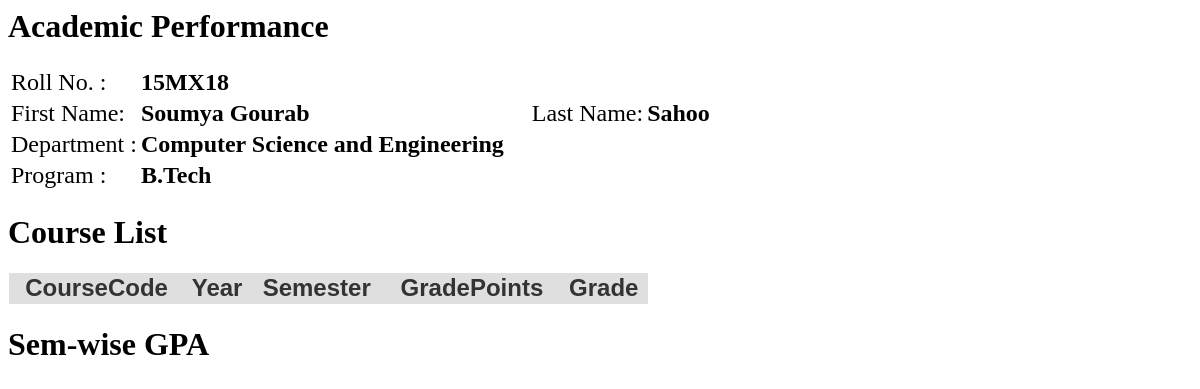
The app's page /profacad.php (signed in) with its own data.
### tables this page shows
CREATE TABLE `studentdetails` (
  `RollNo` varchar(15) NOT NULL,
  `FirstName` varchar(40) NOT NULL,
  `LastName` varchar(40) NOT NULL,
  `Dept` varchar(60) NOT NULL DEFAULT 'Computer Science and Engineering',
  `Program` varchar(60) NOT NULL DEFAULT 'B.Tech',
  `DateOfBirth` date NOT NULL,
  `BloodGroup` varchar(10) NOT NULL,
  `MobileParent` varchar(15) NOT NULL,
  `MobileStudent` varchar(15) NOT NULL,
  `Address` varchar(1024) NOT NULL,
  `ResStatus` varchar(30) NOT NULL,
  `Password` varchar(60) NOT NULL,
  `Active` int(11) NOT NULL DEFAULT '1',
  `ImageFile` varchar(100) NOT NULL DEFAULT 'dummy.jpg',
  `Email` varchar(60) NOT NULL
);

### profacad.php (the view, shortened to what this page needs)
<?php
$con = mysqli_connect("localhost","root","","courserec");
  $sql="SELECT * from studentdetails where RollNo='".$_SESSION["RollNo"]."'";
$ret=mysqli_query($con,$sql);
$count=mysqli_num_rows($ret);
echo "<div><h1>Academic Performance</h2><table id='content' style='font-size:24px;'>";
if($count==1){
	$row=mysqli_fetch_assoc($ret);
	echo "<tr><td>Roll No. :</td><td><b>".$row["RollNo"]."</b></td></tr>";
	echo "<tr><td>First Name:</td><td><b>".$row["FirstName"]."</b></td><td style='width:20px;'></td><td>Last Name:</td><td><b>".$row["LastName"]."</b></td></tr>";
	echo "<tr><td>Department :</td><td><b>".$row["Dept"]."</b></td></tr>";
	echo "<tr><td>Program :</td><td><b>".$row["Program"]."</b></td></tr>";
}
echo "</table></div>";
echo "<div><h1>Course List</h2><table class='tg' id='content' style='font-size:24px;text-align:center;'>";
echo "<tr class='tr'><th class='th'>CourseCode</th><th class='th'>Year</th><th class='th'>Semester</th><th class='th'>GradePoints</th><th class='th'>Grade</th></tr>";
echo "</table></div>";
?>
<h1>Sem-wise GPA</h1>

### profacad.php (style rules this page uses)
.tg { color: #333; font-family: Helvetica, Arial, sans-serif; width: 640px; border-collapse: collapse; border-spacing: 0; }
.td, .th { border: 1px solid transparent; height: 30px; transition: all 0.3s; }
.th { background: #DFDFDF; font-weight: bold; }

### records on screen
studentdetails: RollNo "15MX18", FirstName "Soumya Gourab", LastName "Sahoo", Dept "Computer Science and Engineering", Program "B.Tech"
